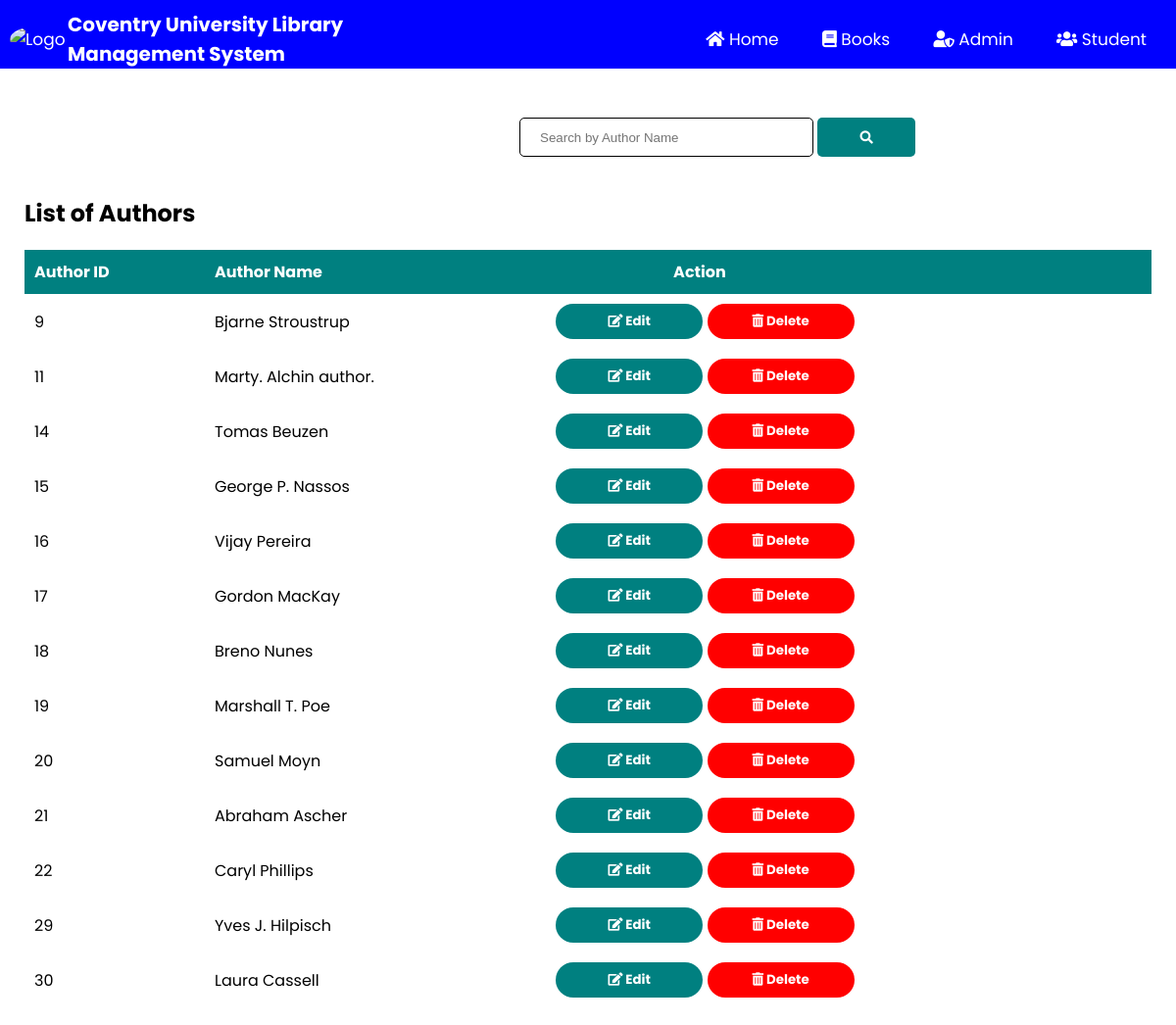
/manage_authors.php, run on the app's committed database.
### tables this page shows
CREATE TABLE `authors` (
  `authorid` int(111) NOT NULL,
  `authorname` varchar(111) NOT NULL
);

### manage_authors.php (the view, shortened to what this page needs)
<?php
	include "connection.php";
    include "admin_navbar.php";
?>
<!DOCTYPE html>
<html lang="en">
<head>
    <link rel="stylesheet" href="https://cdnjs.cloudflare.com/ajax/libs/font-awesome/5.15.2/css/all.min.css" />
    <link rel="stylesheet" href="style.css?v=<?php echo time(); ?>">
</head>
<body>
    <div class="search-bar admin-search">
        <form action="" method='post'>
            <input type="search" name='search' placeholder='Search by Author Name' required>
            <button type='submit' name='submit'><i class="fas fa-search"></i></button>
        </form>
    </div>
    <div class="request-table">
        <div class="request-container">
            <h2 class="request-title student-info-title">List of Authors</h2>
            <?php
		if(isset($_POST['submit']))
		{
			$q=mysqli_query($db,"SELECT * FROM authors where authorname like '%$_POST[search]%'; ");
			if(mysqli_num_rows($q)==0)
			{
				echo "Sorry! No Authors found. Try searching again";
			}
			else
			{
				echo "<table class='rtable authortable'>";
                echo "<tr style='background-color: teal;'>";
                echo "<th>"; echo "Author ID"; echo "</th>";
                echo "<th>"; echo "Author Name"; echo "</th>";
                echo "<th>"; echo "Action"; echo "</th>";
                echo "</tr>";
                while($row=mysqli_fetch_assoc($q))
                {
                    echo "<tr>";
                    echo "<td>"; echo $row['authorid']; echo "</td>";
                    echo "<td>"; echo $row['authorname']; echo "</td>";
                    echo "<td>";?><a href="edit_author.php?ed=<?php echo $row['authorid'];?>"><button style="font-weight:bold;" type="submit" name="submit1" class="btn btn-default actionbtn"><i class="fas fa-edit"></i> Edit
			        </button>
                    </a>
                    <a href="delete_author.php?del=<?php echo $row['authorid'];?>"><button onclick="del()" style="font-weight:bold;" type="submit" name="submit1" class="delbtn" ><i class="fas fa-trash-alt"></i> Delete
                        </button>
                    </a>
			        <?php
			        echo "</td>";
                    echo "</tr>";
                }
                echo "</table>";
		    }
		}
		else
		{
			$res=mysqli_query($db,"SELECT * FROM authors; ");
            echo "<table class='rtable authortable'>";
                echo "<tr style='background-color: teal;'>";
                echo "<th>"; echo "Author ID"; echo "</th>";
                echo "<th>"; echo "Author Name"; echo "</th>";
                echo "<th>"; echo "Action"; echo "</th>";
                echo "</tr>";
            while($row=mysqli_fetch_assoc($res))
            {
                echo "<tr>";
                echo "<td>"; echo $row['authorid']; echo "</td>";
                echo "<td>"; echo $row['authorname']; echo "</td>";
                echo "<td>";?><a href="edit_author.php?ed=<?php echo $row['authorid'];?>"><button style="font-weight:bold;" type="submit" name="submit1" class="btn btn-default actionbtn"><i class="fas fa-edit"></i> Edit
                </button>
                </a>
                <a href="delete_author.php?del=<?php echo $row['authorid'];?>"><button onclick="del()" style="font-weight:bold;" type="submit" name="submit1" class="delbtn"><i class="fas fa-trash-alt"></i> Delete
                </button></a>
                <?php
                echo "</td>";
                echo "</tr>";
            }
            echo "</table>";
            }
        ?>
        </div>
    </div>
</body>
</html>

### admin_navbar.php (shortened to what this page needs)
<!DOCTYPE html>
<html lang="en">
<head>
    <link rel="stylesheet" href="https://cdnjs.cloudflare.com/ajax/libs/font-awesome/5.15.2/css/all.min.css" />
    <link rel="stylesheet" href="style.css?v=<?php echo time(); ?>">
</head>
<body>
    <?php
    if(isset($_SESSION['login_admin_username']))
    {
        $r=mysqli_query($db,"SELECT COUNT(status) as total FROM message where status='no' and sender='student';");
        $c = mysqli_fetch_assoc($r);
        ?>
        <div class="header">
        <div class="container">
            <div class="navbar">
                <div class="logo">
                   <a href="index.php"><img src="https://www.coventry.ac.uk/globalassets/media/cu-social_square_small.jpg" width="30px" height="30px" alt="Logo" style="border-radius: 50%;"></a>
                </div>
                <div class="admin-title">
                <a href="index.php"><h3 style="font-size: 16px;">Coventry University Library Management System</h3></a>
                </div>
                <div class="admin-navbar">
                    <ul id="menuitems">
                        <li><a href="admin_dashboard.php">Dashboard</a></li>
                        <li><a href="student_info.php">Student Info</a></li>
                        <li class="dropdown">
                            <button onclick="myFunction2()" class="dropbtn admindrop">Authors <i class="fas fa-caret-down"></i></button>
                            <ul class="dropdown-content" id="myDropdown2">
                                <li><a href="add_author.php">Add Author</a></li>
                                <li><a href="manage_authors.php">Manage Authors</a></li>
                            </ul>
                        </li>
                        <li class="dropdown">
                            <button onclick="myFunction3()" class="dropbtn admindrop">Categories <i class="fas fa-caret-down"></i></button>
                            <ul class="dropdown-content" id="myDropdown3">
                                <li><a href="add_category.php">Add Category</a></li>
                                <li><a href="manage_categories.php">Manage Categories</a></li>
                            </ul>
                        </li>
                        <li class="dropdown">
                            <button onclick="myFunction4()" class="dropbtn admindrop">Books <i class="fas fa-caret-down"></i></button>
                            <ul class="dropdown-content" id="myDropdown4">
                                <li><a href="add_book.php">Add Book</a></li>
                                <li><a href="manage_books.php">Manage Books</a></li>
                                <li><a href="trending_books.php">Trending Books</a></li>
                                <li><a href="request_info.php">Request Info</a></li>
                            </ul>
                        </li>
                        <li class="dropdown">
                            <button onclick="myFunction5()" class="dropbtn admindrop">Issue Info <i class="fas fa-caret-down"></i></button>
                            <ul class="dropdown-content issuedrop" id="myDropdown5">
                                <li><a href="manage_issued_books.php">Manage Issued Books</a></li>
                                <li><a href="returned.php">Returned Lists</a></li>
                                <li><a href="expired.php">Expired Lists</a></li>
                            </ul>
                        </li>
                        <li><a href="feedback_info.php">Feedback List</a></li>
                        <li><a href="admin_message.php" id="envelope"><i class="fas fa-envelope"></i>
                        <?php
                        if($c['total']>0 && $c['total']<=9){
                            ?>
                            <sup style="border-radius: 50px; background-color: red; padding: 0 5px;"><?php echo $c['total'];?></sup>
                            <?php
                        }
                        else if($c['total']>9){
                            ?>
                            <sup style="border-radius: 50px; background-color: red; padding: 0 5px;">9+</sup>
                            <?php
                        }
                        ?>
                        </a></li>
                        <li class="dropdown">
                            <button onclick="myFunction()" class="dropbtn">
                            <?php
                                echo "<img class='user-img' src='images/".$_SESSION['pic1']."'>";
                                echo "&nbsp;&nbsp;&nbsp;&nbsp;&nbsp;".$_SESSION['login_admin_username'];
                            ?>&nbsp;&nbsp;<i class="fas fa-caret-down"></i></button>
                            <ul class="dropdown-content" id="myDropdown">
                                <li><a href="admin_update_password.php">Change Password</a></li>
                                <li><a href="logout.php"><i class="fas fa-sign-out-alt"></i> &nbsp; Logout</a></li>
                            </ul>
                        </li>
                    </ul>
                </div>
               <!-- <a href="cart.html"><img src="images/cart.png" alt="Cart" width="50px" height="50px" style="margin-left: 10px;" class="cart-icon"></a>
                <img src="images/menu.png" alt="Menu" class="menu-icon" onclick="menutoggle()"> -->
            </div>
        </div>
    </div>
    <?php
    }
    else
    {
        ?>
        <div class="header">
        <div class="container">
            <div class="navbar">
                <div class="logo">
                   <a href="index.php"><img src="https://www.coventry.ac.uk/globalassets/media/cu-social_square_small.jpg" alt="Logo" style="border-radius: 50%;"></a>
                </div>
                <div class="title">
                <a href="index.php"><h3 style="font-size: 20px;">Coventry University Library Management System</h3></a>
                </div>
                <nav>
                    <ul id="menuitems">
                        <li><a href="index.php"><i class="fas fa-home"></i>  Home</a></li>
                        <li><a href="index_books.php"><i class="fas fa-book"></i> Books</a></li>
                        <li><a href="admin.php"><i class="fas fa-user-shield"></i> Admin</a></li>
                        <li><a href="student.php"><i class="fas fa-users"></i> Student</a></li>
                    </ul>
                </nav>
            </div>
        </div>
    </div>
    <?php
    }
    ?>
</body>
</html>

### style.css (style rules this page uses)
html { scroll-behavior: smooth; }
* { margin: 0; padding: 0; box-sizing: border-box; }
body { font-family: 'Poppins', sans-serif; }
.navbar { display: flex; align-items: center; padding-top: 10px; padding-left: 10px; padding-right: 10px; background-color: blue; }
.logo { flex-basis: 5%; }
.logo img { width: 50px; height: 50px; background-color: none; }
.title { flex-basis: 30%; }
.title h3 { color: #fff; font-size: 20px; }
nav { flex: 1; flex-basis: 65%; text-align: right; }
nav ul { list-style-type: none; }
nav ul li { display: inline-block; position: relative; }
a { text-decoration: none; color: #fff; font-size: 17px; }
nav ul li a { padding: 10px 20px; transition: 0.4s; border-radius: 5px; }
.profile-table tr,td { border: none; padding: 10px; }
.btn-default { margin-top: 20px; margin-left: 60px; width: 150px; cursor: pointer; outline: none; border: none; }
.search-bar { margin-left: 480px; }
.search-bar input { border-radius: 5px; border: 1px solid; height: 40px; padding: 10px; padding-left: 20px; }
.search-bar button { width: 100px; padding: 10px; height: 40px; background-color: teal; color: white; border: none; border-radius: 5px; cursor: pointer; transition: 0.4s; outline: none; }
.admin-search { padding-top: 40px; margin-left: 530px; }
.btn { font-family: 'Poppins', sans-serif; }
.request-table { padding-bottom: 500px; }
.request-container { max-width: 1300px; margin: auto; padding-left: 25px; padding-right: 25px; }
.request-container .request-title { padding-top: 100px; }
.request-container .student-info-title { padding-top: 30px; }
.rtable { width: 100%; margin-top: 20px; border-collapse: collapse; }
.rtable th { text-align: left; color: white; padding: 10px; }
.authortable th:last-child { padding-left: 130px; }
.actionbtn { padding: 10px; margin: 0; }
.delbtn { background-color: red; color: #fff; padding: 8px 30px; border-radius: 30px; transition: background-color 0.4s; outline: none; border: none; cursor: pointer; width: 150px; font-family: 'Poppins', sans-serif; }
form input { width: 300px; height: 30px; margin: 10px 0; padding: 0 10px; border: 1px solid #ccc; }
.btn { display: inline-block; background-color: teal; color: #fff; padding: 8px 30px; border-radius: 30px; transition: background-color 0.4s; outline: none; }

### data on the page
authors: authorid "9", authorname "Bjarne Stroustrup"
authors: authorid "11", authorname "Marty. Alchin author."
authors: authorid "14", authorname "Tomas Beuzen"
authors: authorid "15", authorname "George P. Nassos"
authors: authorid "16", authorname "Vijay Pereira"
authors: authorid "17", authorname "Gordon MacKay"
authors: authorid "18", authorname "Breno Nunes"
authors: authorid "19", authorname "Marshall T. Poe"
authors: authorid "20", authorname "Samuel Moyn"
authors: authorid "21", authorname "Abraham Ascher"
authors: authorid "22", authorname "Caryl Phillips"
authors: authorid "29", authorname "Yves J. Hilpisch"
authors: authorid "30", authorname "Laura Cassell"
